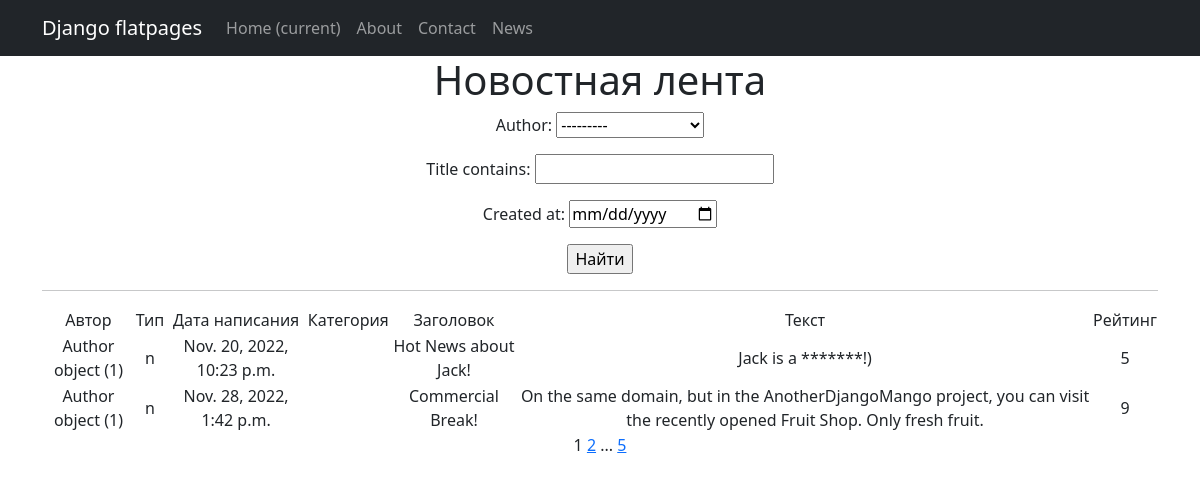
Page /news/ on the committed database.
### news/models.py (models this page shows, shortened)
class Post(models.Model):
    article = 'a'
    news = 'n'
    POST_TYPE = [
        (article, "Статья"),
        (news, "Новость")
    ]
    author = models.ForeignKey(Author, on_delete=models.CASCADE)
    post_type = models.CharField(max_length=1, choices=POST_TYPE, default=article)
    created = models.DateTimeField(auto_now_add=True)
    cats = models.ManyToManyField(Category, through='PostCategory')
    title = models.CharField(max_length=256)
    text = models.TextField()
    rating = models.IntegerField(default=0)

class Author(models.Model):
    user = models.OneToOneField(User, on_delete=models.CASCADE)
    rating = models.IntegerField(default=0)

### news/views.py (the view)
# urls.py: path('', NewsList.as_view(), name='news_list'),
class NewsList(ListView):
    model = Post
    ordering = 'text'
    template_name = 'news.html'
    context_object_name = 'news'
    paginate_by = 2
    def get_queryset(self):
        queryset = super().get_queryset()
        self.filterset = NewsFilter(self.request.GET, queryset)
        return self.filterset.qs
    def get_context_data(self, **kwargs):
        context = super().get_context_data(**kwargs)
        context['filterset'] = self.filterset
        return context

### news/templatetags/custom_filters.py (called while the page is built)
@register.filter()
def censor(value):
    for word in CENSOR_WORDS:
        value = value.replace(word, '*' * len(word))
    return value

### news/templatetags/custom_tags.py (called while the page is built)
@register.simple_tag(takes_context=True)
def url_replace(context, **kwargs):
    d = context['request'].GET.copy()
    for k, v in kwargs.items():
        d[k] = v
    return d.urlencode()

### templates/news.html (shortened to what this page needs)
{% extends 'flatpages/default.html' %}
{% load custom_filters %}
{% load custom_tags %}
{% block content %}
    <h1>Новостная лента</h1>
   <form action="" method="get">
       {{ filterset.form.as_p }}
       <input type="submit" value="Найти" />
   </form>
    <hr>
    {% if news %}
        <table>
            <tr>
                <td>Автор</td>
                <td>Тип</td>
                <td>Дата написания</td>
                <td>Категория</td>
                <td>Заголовок</td>
                <td>Текст</td>
                <td>Рейтинг</td>
            </tr>
            {% for news in news %}
                <td>{{ news.author }}</td>
                <td>{{ news.post_type }}</td>
                <td>{{ news.created }}</td>
                <td>{{ news.category }}</td>
                <td>{{ news.title|censor }}</td>
                <td>{{ news.text|truncatewords:20|censor }}</td>
                <td>{{ news.rating }}</td>
            {% endfor %}
        </table>
    {% else %}
        <h2>Новостей нет!</h2>
    {% endif %}
   {{ page_obj.number }}
   {% if page_obj.has_next %}
       <a href="?{% url_replace page=page_obj.next_page_number %}">{{ page_obj.next_page_number }}</a>
       {% if paginator.num_pages != page_obj.next_page_number %}
           ...
           <a href="?{% url_replace page=page_obj.paginator.num_pages %}">{{ page_obj.paginator.num_pages }}</a>
       {% endif %}
   {% endif %}
{% endblock content %}

### templates/flatpages/default.html (shortened to what this page needs)
<!DOCTYPE html>
<html lang="en">
    <head>
        {% load static %}
        <link href="{% static 'css/styles.css' %}" rel="stylesheet" />
    </head>
    <body>
        <nav class="navbar navbar-expand-lg navbar-dark bg-dark static-top">
   <div class="container">
       <a class="navbar-brand" href="#">Django flatpages</a>
       <div class="collapse navbar-collapse" id="navbarResponsive">
           <ul class="navbar-nav ml-auto">
               <li class="nav-item active">
                   <a class="nav-link" href="#">Home
                       <span class="sr-only">(current)</span>
                   </a>
               </li>
               <li class="nav-item">
                   <a class="nav-link" href="/about/">About</a>
               </li>
               <li class="nav-item">
                   <a class="nav-link" href="/contacts/">Contact</a>
               </li>
               <li class="nav-item">
                   <a class="nav-link" href="/news/">News</a>
               </li>
           </ul>
       </div>
   </div>
</nav>
        <div class="container">
            <div class="row">
                <div class="col-lg-12 text-center">
                    {% block content %}{% endblock content %}
                </div>
            </div>
</div>
    </body>
</html>

### rows in the picture
Post: author "Author object (1)", post_type "n", created "Nov. 20, 2022, 10:23 p.m.", title|censor "Hot News about Jack!", text|censor "Jack is a *******!)", rating "5"
Post: author "Author object (1)", post_type "n", created "Nov. 28, 2022, 1:42 p.m.", title|censor "Commercial Break!", text|censor "On the same domain, but in the AnotherDjangoMango project, you can visit the recently opened Fruit Shop. Only fresh fruit.", rating "9"

### other values in the picture
{{ page_obj.number }} "1"
{{ page_obj.next_page_number }} "2"
{{ page_obj.paginator.num_pages }} "5"
